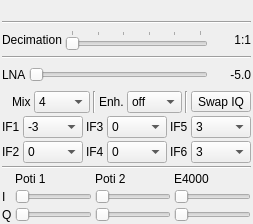
<?xml version="1.0" encoding="UTF-8"?>
<ui version="4.0">
 <class>OsmoSDRGui</class>
 <widget class="QWidget" name="OsmoSDRGui">
  <property name="geometry">
   <rect>
    <x>0</x>
    <y>0</y>
    <width>253</width>
    <height>224</height>
   </rect>
  </property>
  <property name="sizePolicy">
   <sizepolicy hsizetype="Preferred" vsizetype="Maximum">
    <horstretch>0</horstretch>
    <verstretch>0</verstretch>
   </sizepolicy>
  </property>
  <property name="windowTitle">
   <string>OsmoSDR</string>
  </property>
  <layout class="QVBoxLayout" name="verticalLayout">
   <property name="spacing">
    <number>3</number>
   </property>
   <property name="margin">
    <number>2</number>
   </property>
   <item>
    <layout class="QHBoxLayout" name="horizontalLayout_3">
     <item>
      <spacer name="horizontalSpacer">
       <property name="orientation">
        <enum>Qt::Horizontal</enum>
       </property>
       <property name="sizeHint" stdset="0">
        <size>
         <width>0</width>
         <height>0</height>
        </size>
       </property>
      </spacer>
     </item>
     <item>
      <widget class="ValueDial" name="centerFrequency" native="true">
       <property name="sizePolicy">
        <sizepolicy hsizetype="Maximum" vsizetype="Maximum">
         <horstretch>0</horstretch>
         <verstretch>0</verstretch>
        </sizepolicy>
       </property>
       <property name="minimumSize">
        <size>
         <width>32</width>
         <height>16</height>
        </size>
       </property>
       <property name="font">
        <font>
         <family>Monospace</family>
         <pointsize>20</pointsize>
        </font>
       </property>
       <property name="focusPolicy">
        <enum>Qt::StrongFocus</enum>
       </property>
       <property name="toolTip">
        <string>Tuner center frequency in kHz</string>
       </property>
      </widget>
     </item>
     <item>
      <spacer name="horizontalSpacer_2">
       <property name="orientation">
        <enum>Qt::Horizontal</enum>
       </property>
       <property name="sizeHint" stdset="0">
        <size>
         <width>0</width>
         <height>0</height>
        </size>
       </property>
      </spacer>
     </item>
    </layout>
   </item>
   <item>
    <widget class="Line" name="line_4">
     <property name="orientation">
      <enum>Qt::Horizontal</enum>
     </property>
    </widget>
   </item>
   <item>
    <layout class="QHBoxLayout" name="horizontalLayout">
     <property name="spacing">
      <number>3</number>
     </property>
     <item>
      <widget class="QLabel" name="label_13">
       <property name="text">
        <string>Decimation</string>
       </property>
      </widget>
     </item>
     <item>
      <widget class="QSlider" name="decimation">
       <property name="toolTip">
        <string>Signal decimation factor</string>
       </property>
       <property name="maximum">
        <number>5</number>
       </property>
       <property name="pageStep">
        <number>1</number>
       </property>
       <property name="orientation">
        <enum>Qt::Horizontal</enum>
       </property>
       <property name="tickPosition">
        <enum>QSlider::TicksAbove</enum>
       </property>
       <property name="tickInterval">
        <number>1</number>
       </property>
      </widget>
     </item>
     <item>
      <widget class="QLabel" name="decimationDisplay">
       <property name="minimumSize">
        <size>
         <width>40</width>
         <height>0</height>
        </size>
       </property>
       <property name="text">
        <string>1:1</string>
       </property>
       <property name="alignment">
        <set>Qt::AlignRight|Qt::AlignTrailing|Qt::AlignVCenter</set>
       </property>
      </widget>
     </item>
    </layout>
   </item>
   <item>
    <widget class="Line" name="line_3">
     <property name="orientation">
      <enum>Qt::Horizontal</enum>
     </property>
    </widget>
   </item>
   <item>
    <layout class="QHBoxLayout" name="horizontalLayout_2">
     <property name="spacing">
      <number>3</number>
     </property>
     <item>
      <widget class="QLabel" name="label_11">
       <property name="sizePolicy">
        <sizepolicy hsizetype="Maximum" vsizetype="Preferred">
         <horstretch>0</horstretch>
         <verstretch>0</verstretch>
        </sizepolicy>
       </property>
       <property name="text">
        <string>LNA</string>
       </property>
      </widget>
     </item>
     <item>
      <widget class="QSlider" name="e4000LNAGain">
       <property name="toolTip">
        <string>LNA amplification</string>
       </property>
       <property name="maximum">
        <number>12</number>
       </property>
       <property name="pageStep">
        <number>1</number>
       </property>
       <property name="orientation">
        <enum>Qt::Horizontal</enum>
       </property>
      </widget>
     </item>
     <item>
      <widget class="QLabel" name="e4000LNAGainDisplay">
       <property name="minimumSize">
        <size>
         <width>40</width>
         <height>0</height>
        </size>
       </property>
       <property name="text">
        <string>-5.0</string>
       </property>
       <property name="alignment">
        <set>Qt::AlignRight|Qt::AlignTrailing|Qt::AlignVCenter</set>
       </property>
      </widget>
     </item>
    </layout>
   </item>
   <item>
    <layout class="QHBoxLayout" name="horizontalLayout_4">
     <property name="leftMargin">
      <number>10</number>
     </property>
     <item>
      <widget class="QLabel" name="label_19">
       <property name="sizePolicy">
        <sizepolicy hsizetype="Maximum" vsizetype="Preferred">
         <horstretch>0</horstretch>
         <verstretch>0</verstretch>
        </sizepolicy>
       </property>
       <property name="text">
        <string>Mix</string>
       </property>
      </widget>
     </item>
     <item>
      <widget class="QComboBox" name="e4000MixerGain">
       <property name="toolTip">
        <string>Tuner mixer amplification</string>
       </property>
       <property name="sizeAdjustPolicy">
        <enum>QComboBox::AdjustToMinimumContentsLength</enum>
       </property>
       <item>
        <property name="text">
         <string>4</string>
        </property>
       </item>
       <item>
        <property name="text">
         <string>12</string>
        </property>
       </item>
      </widget>
     </item>
     <item>
      <widget class="Line" name="line">
       <property name="orientation">
        <enum>Qt::Vertical</enum>
       </property>
      </widget>
     </item>
     <item>
      <widget class="QLabel" name="label_20">
       <property name="sizePolicy">
        <sizepolicy hsizetype="Maximum" vsizetype="Preferred">
         <horstretch>0</horstretch>
         <verstretch>0</verstretch>
        </sizepolicy>
       </property>
       <property name="text">
        <string>Enh.</string>
       </property>
      </widget>
     </item>
     <item>
      <widget class="QComboBox" name="e4000MixerEnh">
       <property name="toolTip">
        <string>Tuner LNA amplification enhancement</string>
       </property>
       <property name="sizeAdjustPolicy">
        <enum>QComboBox::AdjustToMinimumContentsLength</enum>
       </property>
       <item>
        <property name="text">
         <string>off</string>
        </property>
       </item>
       <item>
        <property name="text">
         <string>1</string>
        </property>
       </item>
       <item>
        <property name="text">
         <string>3</string>
        </property>
       </item>
       <item>
        <property name="text">
         <string>5</string>
        </property>
       </item>
       <item>
        <property name="text">
         <string>7</string>
        </property>
       </item>
      </widget>
     </item>
     <item>
      <widget class="Line" name="line_5">
       <property name="orientation">
        <enum>Qt::Vertical</enum>
       </property>
      </widget>
     </item>
     <item>
      <widget class="QToolButton" name="iqSwap">
       <property name="text">
        <string>Swap IQ</string>
       </property>
       <property name="checkable">
        <bool>true</bool>
       </property>
      </widget>
     </item>
    </layout>
   </item>
   <item>
    <layout class="QGridLayout" name="gridLayout_4">
     <property name="topMargin">
      <number>0</number>
     </property>
     <property name="spacing">
      <number>3</number>
     </property>
     <item row="1" column="1">
      <widget class="QComboBox" name="e4000if2">
       <property name="toolTip">
        <string>Tuner IF 2 amplification</string>
       </property>
       <property name="sizeAdjustPolicy">
        <enum>QComboBox::AdjustToContents</enum>
       </property>
       <item>
        <property name="text">
         <string>0</string>
        </property>
       </item>
       <item>
        <property name="text">
         <string>3</string>
        </property>
       </item>
       <item>
        <property name="text">
         <string>6</string>
        </property>
       </item>
       <item>
        <property name="text">
         <string>9</string>
        </property>
       </item>
      </widget>
     </item>
     <item row="1" column="3">
      <widget class="QComboBox" name="e4000if4">
       <property name="toolTip">
        <string>Tuner IF 4 amplification</string>
       </property>
       <property name="sizeAdjustPolicy">
        <enum>QComboBox::AdjustToContents</enum>
       </property>
       <item>
        <property name="text">
         <string>0</string>
        </property>
       </item>
       <item>
        <property name="text">
         <string>1</string>
        </property>
       </item>
       <item>
        <property name="text">
         <string>2</string>
        </property>
       </item>
      </widget>
     </item>
     <item row="1" column="2">
      <widget class="QLabel" name="label_18">
       <property name="sizePolicy">
        <sizepolicy hsizetype="Maximum" vsizetype="Preferred">
         <horstretch>0</horstretch>
         <verstretch>0</verstretch>
        </sizepolicy>
       </property>
       <property name="text">
        <string>IF4</string>
       </property>
      </widget>
     </item>
     <item row="0" column="4">
      <widget class="QLabel" name="label_25">
       <property name="sizePolicy">
        <sizepolicy hsizetype="Maximum" vsizetype="Preferred">
         <horstretch>0</horstretch>
         <verstretch>0</verstretch>
        </sizepolicy>
       </property>
       <property name="text">
        <string>IF5</string>
       </property>
      </widget>
     </item>
     <item row="0" column="5">
      <widget class="QComboBox" name="e4000if5">
       <property name="toolTip">
        <string>Tuner IF 5 amplification</string>
       </property>
       <property name="sizeAdjustPolicy">
        <enum>QComboBox::AdjustToContents</enum>
       </property>
       <item>
        <property name="text">
         <string>3</string>
        </property>
       </item>
       <item>
        <property name="text">
         <string>6</string>
        </property>
       </item>
       <item>
        <property name="text">
         <string>9</string>
        </property>
       </item>
       <item>
        <property name="text">
         <string>12</string>
        </property>
       </item>
       <item>
        <property name="text">
         <string>15</string>
        </property>
       </item>
      </widget>
     </item>
     <item row="1" column="4">
      <widget class="QLabel" name="label_26">
       <property name="sizePolicy">
        <sizepolicy hsizetype="Maximum" vsizetype="Preferred">
         <horstretch>0</horstretch>
         <verstretch>0</verstretch>
        </sizepolicy>
       </property>
       <property name="text">
        <string>IF6</string>
       </property>
      </widget>
     </item>
     <item row="0" column="3">
      <widget class="QComboBox" name="e4000if3">
       <property name="toolTip">
        <string>Tuner IF 3 amplification</string>
       </property>
       <property name="sizeAdjustPolicy">
        <enum>QComboBox::AdjustToContents</enum>
       </property>
       <item>
        <property name="text">
         <string>0</string>
        </property>
       </item>
       <item>
        <property name="text">
         <string>3</string>
        </property>
       </item>
       <item>
        <property name="text">
         <string>6</string>
        </property>
       </item>
       <item>
        <property name="text">
         <string>9</string>
        </property>
       </item>
      </widget>
     </item>
     <item row="1" column="0">
      <widget class="QLabel" name="label_23">
       <property name="sizePolicy">
        <sizepolicy hsizetype="Maximum" vsizetype="Preferred">
         <horstretch>0</horstretch>
         <verstretch>0</verstretch>
        </sizepolicy>
       </property>
       <property name="text">
        <string>IF2</string>
       </property>
      </widget>
     </item>
     <item row="1" column="5">
      <widget class="QComboBox" name="e4000if6">
       <property name="toolTip">
        <string>Tuner IF 6 amplification</string>
       </property>
       <property name="sizeAdjustPolicy">
        <enum>QComboBox::AdjustToContents</enum>
       </property>
       <item>
        <property name="text">
         <string>3</string>
        </property>
       </item>
       <item>
        <property name="text">
         <string>6</string>
        </property>
       </item>
       <item>
        <property name="text">
         <string>9</string>
        </property>
       </item>
       <item>
        <property name="text">
         <string>12</string>
        </property>
       </item>
       <item>
        <property name="text">
         <string>15</string>
        </property>
       </item>
      </widget>
     </item>
     <item row="0" column="2">
      <widget class="QLabel" name="label_24">
       <property name="sizePolicy">
        <sizepolicy hsizetype="Maximum" vsizetype="Preferred">
         <horstretch>0</horstretch>
         <verstretch>0</verstretch>
        </sizepolicy>
       </property>
       <property name="text">
        <string>IF3</string>
       </property>
      </widget>
     </item>
     <item row="0" column="1">
      <widget class="QComboBox" name="e4000if1">
       <property name="toolTip">
        <string>Tuner IF 1 amplification</string>
       </property>
       <property name="sizeAdjustPolicy">
        <enum>QComboBox::AdjustToContents</enum>
       </property>
       <item>
        <property name="text">
         <string>-3</string>
        </property>
       </item>
       <item>
        <property name="text">
         <string>6</string>
        </property>
       </item>
      </widget>
     </item>
     <item row="0" column="0">
      <widget class="QLabel" name="label_12">
       <property name="sizePolicy">
        <sizepolicy hsizetype="Maximum" vsizetype="Preferred">
         <horstretch>0</horstretch>
         <verstretch>0</verstretch>
        </sizepolicy>
       </property>
       <property name="text">
        <string>IF1</string>
       </property>
      </widget>
     </item>
    </layout>
   </item>
   <item>
    <widget class="Line" name="line_2">
     <property name="orientation">
      <enum>Qt::Horizontal</enum>
     </property>
    </widget>
   </item>
   <item>
    <layout class="QGridLayout" name="gridLayout">
     <property name="spacing">
      <number>3</number>
     </property>
     <item row="0" column="2">
      <widget class="QLabel" name="label_6">
       <property name="text">
        <string>Poti 2</string>
       </property>
      </widget>
     </item>
     <item row="1" column="0">
      <widget class="QLabel" name="label_3">
       <property name="text">
        <string>I</string>
       </property>
      </widget>
     </item>
     <item row="1" column="2">
      <widget class="QSlider" name="filterI2">
       <property name="sizePolicy">
        <sizepolicy hsizetype="Expanding" vsizetype="Fixed">
         <horstretch>0</horstretch>
         <verstretch>0</verstretch>
        </sizepolicy>
       </property>
       <property name="toolTip">
        <string>I DC offset adjustment</string>
       </property>
       <property name="maximum">
        <number>255</number>
       </property>
       <property name="pageStep">
        <number>1</number>
       </property>
       <property name="orientation">
        <enum>Qt::Horizontal</enum>
       </property>
      </widget>
     </item>
     <item row="1" column="1">
      <widget class="QSlider" name="filterI1">
       <property name="sizePolicy">
        <sizepolicy hsizetype="Expanding" vsizetype="Fixed">
         <horstretch>0</horstretch>
         <verstretch>0</verstretch>
        </sizepolicy>
       </property>
       <property name="toolTip">
        <string>I path amplification</string>
       </property>
       <property name="maximum">
        <number>255</number>
       </property>
       <property name="pageStep">
        <number>1</number>
       </property>
       <property name="orientation">
        <enum>Qt::Horizontal</enum>
       </property>
      </widget>
     </item>
     <item row="2" column="1">
      <widget class="QSlider" name="filterQ1">
       <property name="sizePolicy">
        <sizepolicy hsizetype="Expanding" vsizetype="Fixed">
         <horstretch>0</horstretch>
         <verstretch>0</verstretch>
        </sizepolicy>
       </property>
       <property name="toolTip">
        <string>Q path amplification</string>
       </property>
       <property name="maximum">
        <number>255</number>
       </property>
       <property name="pageStep">
        <number>1</number>
       </property>
       <property name="orientation">
        <enum>Qt::Horizontal</enum>
       </property>
      </widget>
     </item>
     <item row="2" column="2">
      <widget class="QSlider" name="filterQ2">
       <property name="sizePolicy">
        <sizepolicy hsizetype="Expanding" vsizetype="Fixed">
         <horstretch>0</horstretch>
         <verstretch>0</verstretch>
        </sizepolicy>
       </property>
       <property name="toolTip">
        <string>Q DC offset adjustment</string>
       </property>
       <property name="maximum">
        <number>255</number>
       </property>
       <property name="pageStep">
        <number>1</number>
       </property>
       <property name="orientation">
        <enum>Qt::Horizontal</enum>
       </property>
      </widget>
     </item>
     <item row="2" column="3">
      <widget class="QSlider" name="e4kQ">
       <property name="sizePolicy">
        <sizepolicy hsizetype="Expanding" vsizetype="Fixed">
         <horstretch>0</horstretch>
         <verstretch>0</verstretch>
        </sizepolicy>
       </property>
       <property name="toolTip">
        <string>Q DC offset adjustment</string>
       </property>
       <property name="maximum">
        <number>255</number>
       </property>
       <property name="pageStep">
        <number>1</number>
       </property>
       <property name="orientation">
        <enum>Qt::Horizontal</enum>
       </property>
      </widget>
     </item>
     <item row="0" column="3">
      <widget class="QLabel" name="label_7">
       <property name="text">
        <string>E4000</string>
       </property>
      </widget>
     </item>
     <item row="2" column="0">
      <widget class="QLabel" name="label_4">
       <property name="text">
        <string>Q</string>
       </property>
      </widget>
     </item>
     <item row="0" column="1">
      <widget class="QLabel" name="label_5">
       <property name="text">
        <string>Poti 1</string>
       </property>
      </widget>
     </item>
     <item row="1" column="3">
      <widget class="QSlider" name="e4kI">
       <property name="sizePolicy">
        <sizepolicy hsizetype="Expanding" vsizetype="Fixed">
         <horstretch>0</horstretch>
         <verstretch>0</verstretch>
        </sizepolicy>
       </property>
       <property name="toolTip">
        <string>Q path amplification</string>
       </property>
       <property name="maximum">
        <number>255</number>
       </property>
       <property name="pageStep">
        <number>1</number>
       </property>
       <property name="orientation">
        <enum>Qt::Horizontal</enum>
       </property>
      </widget>
     </item>
    </layout>
   </item>
  </layout>
 </widget>
 <customwidgets>
  <customwidget>
   <class>ValueDial</class>
   <extends>QWidget</extends>
   <header>gui/valuedial.h</header>
   <container>1</container>
  </customwidget>
 </customwidgets>
 <resources/>
 <connections/>
</ui>
